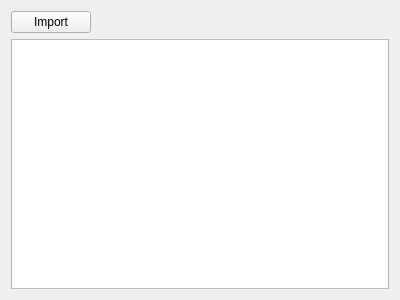
<?xml version="1.0" encoding="UTF-8"?>
<ui version="4.0">
 <class>ProjectWidget</class>
 <widget class="QWidget" name="ProjectWidget">
  <property name="geometry">
   <rect>
    <x>0</x>
    <y>0</y>
    <width>400</width>
    <height>300</height>
   </rect>
  </property>
  <property name="windowTitle">
   <string>Form</string>
  </property>
  <layout class="QVBoxLayout" name="verticalLayout">
   <item>
    <layout class="QGridLayout" name="gridLayout">
     <item row="0" column="1">
      <spacer name="horizontalSpacer">
       <property name="orientation">
        <enum>Qt::Horizontal</enum>
       </property>
       <property name="sizeHint" stdset="0">
        <size>
         <width>40</width>
         <height>20</height>
        </size>
       </property>
      </spacer>
     </item>
     <item row="0" column="0">
      <widget class="QPushButton" name="pushButton">
       <property name="text">
        <string>Import</string>
       </property>
      </widget>
     </item>
    </layout>
   </item>
   <item>
    <widget class="QTreeView" name="treeView">
     <property name="dragEnabled">
      <bool>true</bool>
     </property>
     <property name="dragDropMode">
      <enum>QAbstractItemView::DragDrop</enum>
     </property>
    </widget>
   </item>
  </layout>
 </widget>
 <resources/>
 <connections/>
</ui>
